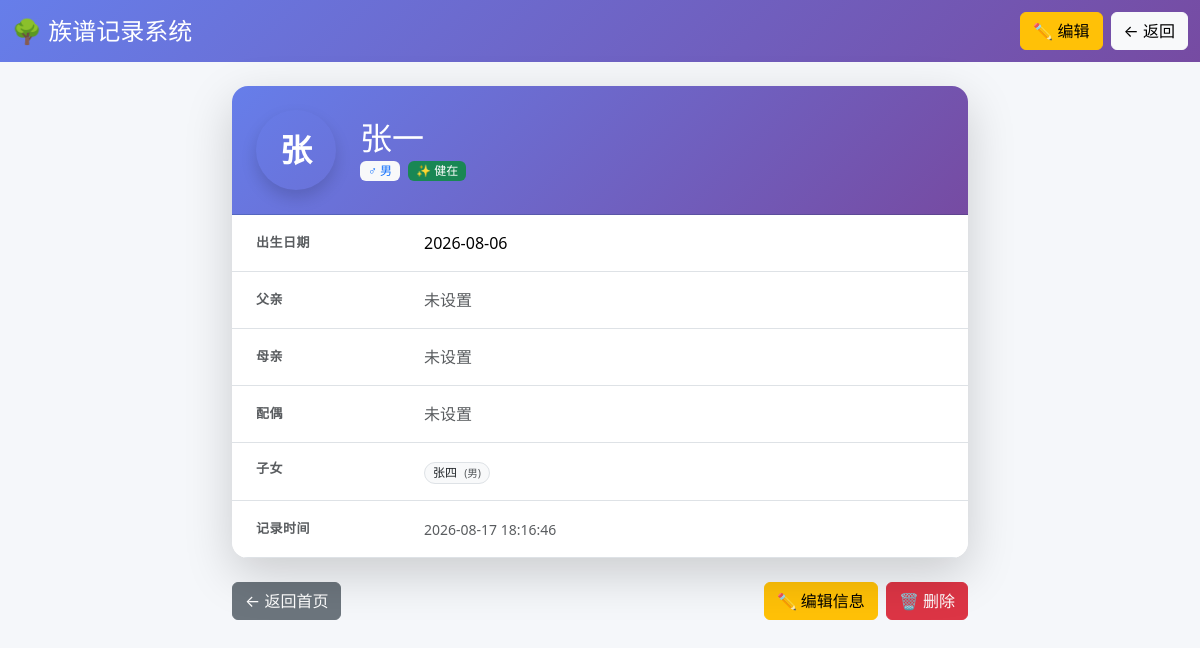
The page /member/view/1 on the database as committed earlier.
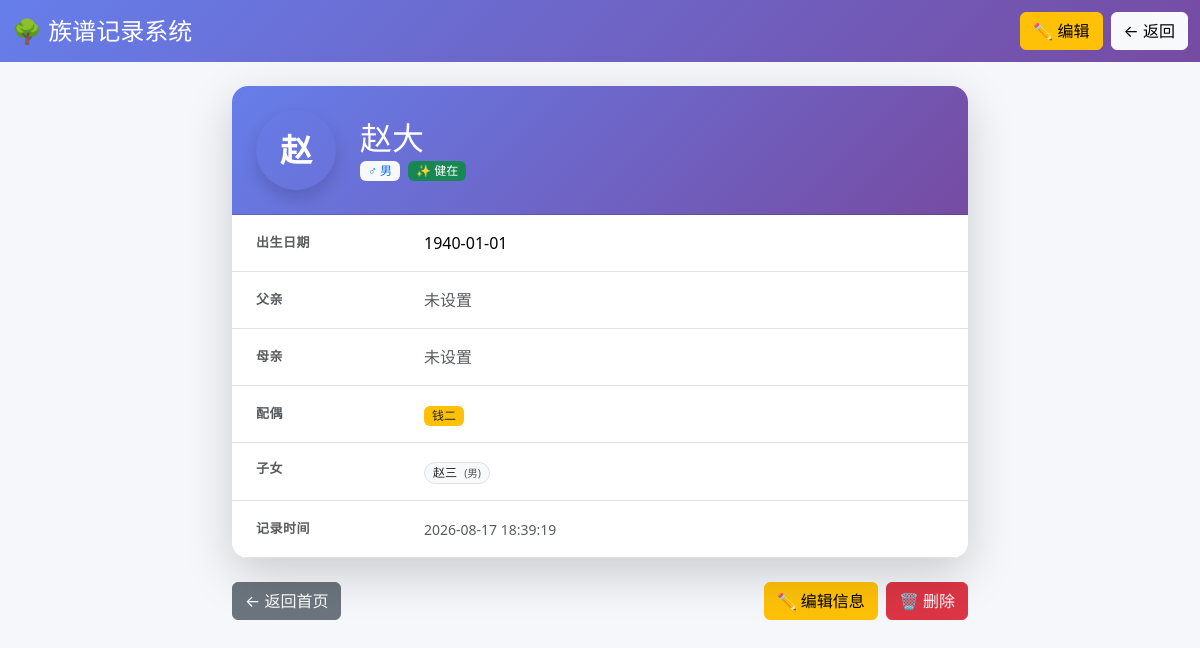
The same page on the database as committed later.
### tables this page shows
CREATE TABLE members (
            id INTEGER PRIMARY KEY AUTOINCREMENT,
            name TEXT NOT NULL,                       -- 姓名
            gender TEXT DEFAULT '未知',               -- 性别：男/女/未知
            birth_date TEXT,                          -- 出生日期
            death_date TEXT,                          -- 去世日期（健在则留空）
            is_alive INTEGER DEFAULT 1,               -- 是否健在：1健在/0已故
            father_id INTEGER,                        -- 父亲ID
            mother_id INTEGER,                        -- 母亲ID
            spouse_id INTEGER,                        -- 配偶ID
            note TEXT,                                -- 备注（生平、职业等）
            created_at TEXT,                          -- 创建时间
            FOREIGN KEY (father_id) REFERENCES members(id),
            FOREIGN KEY (mother_id) REFERENCES members(id),
            FOREIGN KEY (spouse_id) REFERENCES members(id)
        );

### app.py (the view)
@app.route("/member/view/<int:member_id>")
def view_member(member_id):
    member = get_member(member_id)
    if member is None:
        flash("成员不存在", "error")
        return redirect(url_for("index"))
    member = format_member(member)
    db = get_db()
    father = (
        format_member(
            db.execute(
                "SELECT * FROM members WHERE id = ?", (member["father_id"],)
            ).fetchone()
        )
        if member["father_id"]
        else None
    )
    mother = (
        format_member(
            db.execute(
                "SELECT * FROM members WHERE id = ?", (member["mother_id"],)
            ).fetchone()
        )
        if member["mother_id"]
        else None
    )
    spouse = (
        format_member(
            db.execute(
                "SELECT * FROM members WHERE id = ?", (member["spouse_id"],)
            ).fetchone()
        )
        if member["spouse_id"]
        else None
    )
    children = [format_member(c) for c in get_children(member_id)]
    return render_template(
        "member_detail.html",
        member=member,
        father=father,
        mother=mother,
        spouse=spouse,
        children=children,
    )

### app.py (called while the page is built)
def get_db():
    if "db" not in g:
        g.db = sqlite3.connect(DB_PATH)
        g.db.row_factory = sqlite3.Row  # 让查询结果支持通过列名访问
        g.db.execute(
            """
            CREATE TABLE IF NOT EXISTS members (
                id INTEGER PRIMARY KEY AUTOINCREMENT,
                name TEXT NOT NULL,
                gender TEXT DEFAULT '未知',
                birth_date TEXT,
                death_date TEXT,
                is_alive INTEGER DEFAULT 1,
                father_id INTEGER,
                mother_id INTEGER,
                spouse_id INTEGER,
                note TEXT,
                created_at TEXT,
                FOREIGN KEY (father_id) REFERENCES members(id),
                FOREIGN KEY (mother_id) REFERENCES members(id),
                FOREIGN KEY (spouse_id) REFERENCES members(id)
            )
        """
        )
        g.db.commit()
    return g.db

def get_member(member_id):
    db = get_db()
    return db.execute("SELECT * FROM members WHERE id = ?", (member_id,)).fetchone()

def get_children(member_id):
    db = get_db()
    return db.execute(
        "SELECT * FROM members WHERE father_id = ? OR mother_id = ? ORDER BY birth_date",
        (member_id, member_id),
    ).fetchall()

def format_member(row):
    if row is None:
        return None
    return {
        "id": row["id"],
        "name": row["name"],
        "gender": row["gender"],
        "birth_date": row["birth_date"] or "",
        "death_date": row["death_date"] or "",
        "is_alive": row["is_alive"],
        "father_id": row["father_id"],
        "mother_id": row["mother_id"],
        "spouse_id": row["spouse_id"],
        "note": row["note"] or "",
        "created_at": row["created_at"] or "",
    }

### templates/member_detail.html (shortened to what this page needs)
<!DOCTYPE html>
<html lang="zh-CN">
<head>
    <link href="https://cdn.jsdelivr.net/npm/bootstrap@5.3.2/dist/css/bootstrap.min.css" rel="stylesheet">
    <link rel="stylesheet" href="{{ url_for('static', filename='style.css') }}">
</head>
<body>
    <nav class="navbar navbar-expand-lg navbar-dark bg-gradient-primary">
        <div class="container-fluid">
            <a class="navbar-brand fs-4" href="{{ url_for('index') }}">
                🌳 族谱记录系统
            </a>
            <div class="ms-auto d-flex gap-2">
                <a href="{{ url_for('edit_member', member_id=member.id) }}" class="btn btn-warning">✏️ 编辑</a>
                <a href="{{ url_for('index') }}" class="btn btn-light">← 返回</a>
            </div>
        </div>
    </nav>
    <main class="container py-4">
        <div class="row justify-content-center">
            <div class="col-lg-8">
                <div class="card shadow-lg border-0 rounded-4 overflow-hidden">
                    <div class="card-header bg-gradient-primary text-white p-4">
                        <div class="d-flex align-items-center gap-4">
                            <div class="rounded-circle d-flex align-items-center justify-content-center text-white fw-bold shadow"
                                 style="width: 80px; height: 80px; font-size: 32px;
                                        background: linear-gradient(135deg, {{ '#3b82f6' if member.gender == '男' else '#ec4899' if member.gender == '女' else '#94a3b8' }});">
                                {{ member.name[:1] }}
                            </div>
                            <div>
                                <h2 class="mb-1">{{ member.name }}</h2>
                                <div class="d-flex gap-2 align-items-center">
                                    {% if member.gender == '男' %}
                                        <span class="badge bg-light text-primary">♂ 男</span>
                                    {% elif member.gender == '女' %}
                                        <span class="badge bg-light text-danger">♀ 女</span>
                                    {% else %}
                                        <span class="badge bg-light text-secondary">{{ member.gender }}</span>
                                    {% endif %}
                                    {% if member.is_alive %}
                                        <span class="badge bg-success">✨ 健在</span>
                                    {% else %}
                                        <span class="badge bg-secondary">🕊️ 已故</span>
                                    {% endif %}
                                </div>
                            </div>
                        </div>
                    </div>
                    <div class="card-body p-0">
                        <table class="table table-hover align-middle mb-0">
                            <tbody>
                                <tr>
                                    <th class="ps-4 py-3 text-muted w-25">出生日期</th>
                                    <td class="py-3">{{ member.birth_date or '—' }}</td>
                                </tr>
                                <tr>
                                    <th class="ps-4 py-3 text-muted">父亲</th>
                                    <td class="py-3">
                                        {% if father %}
                                            <a href="{{ url_for('view_member', member_id=father.id) }}" class="text-decoration-none">
                                                <span class="badge bg-primary">{{ father.name }}</span>
                                            </a>
                                        {% else %}
                                            <span class="text-muted">未设置</span>
                                        {% endif %}
                                    </td>
                                </tr>
                                <tr>
                                    <th class="ps-4 py-3 text-muted">母亲</th>
                                    <td class="py-3">
                                        {% if mother %}
                                            <a href="{{ url_for('view_member', member_id=mother.id) }}" class="text-decoration-none">
                                                <span class="badge bg-danger">{{ mother.name }}</span>
                                            </a>
                                        {% else %}
                                            <span class="text-muted">未设置</span>
                                        {% endif %}
                                    </td>
                                </tr>
                                <tr>
                                    <th class="ps-4 py-3 text-muted">配偶</th>
                                    <td class="py-3">
                                        {% if spouse %}
                                            <a href="{{ url_for('view_member', member_id=spouse.id) }}" class="text-decoration-none">
                                                <span class="badge bg-warning text-dark">{{ spouse.name }}</span>
                                            </a>
                                        {% else %}
                                            <span class="text-muted">未设置</span>
                                        {% endif %}
                                    </td>
                                </tr>
                                <tr>
                                    <th class="ps-4 py-3 text-muted align-top">子女</th>
                                    <td class="py-3">
                                        {% if children %}
                                            <div class="d-flex flex-wrap gap-2">
                                                {% for c in children %}
                                                    <a href="{{ url_for('view_member', member_id=c.id) }}" class="text-decoration-none">
                                                        <span class="badge rounded-pill bg-light text-dark border">
                                                            {{ c.name }}
                                                            <small class="text-muted ms-1">({{ c.gender }})</small>
                                                        </span>
                                                    </a>
                                                {% endfor %}
                                            </div>
                                        {% else %}
                                            <span class="text-muted">无</span>
                                        {% endif %}
                                    </td>
                                </tr>
                                <tr>
                                    <th class="ps-4 py-3 text-muted">记录时间</th>
                                    <td class="py-3 text-muted"><small>{{ member.created_at }}</small></td>
                                </tr>
                            </tbody>
                        </table>
                    </div>
                </div>
                <div class="d-flex justify-content-between mt-4">
                    <a href="{{ url_for('index') }}" class="btn btn-secondary">← 返回首页</a>
                    <div class="d-flex gap-2">
                        <a href="{{ url_for('edit_member', member_id=member.id) }}" class="btn btn-warning">✏️ 编辑信息</a>
                        <form action="{{ url_for('delete_member', member_id=member.id) }}" method="post"
                              onsubmit="return confirm('确定删除「{{ member.name }}」吗？此操作不可恢复。');">
                            <button type="submit" class="btn btn-danger">🗑️ 删除</button>
                        </form>
                    </div>
                </div>
            </div>
        </div>
    </main>
</body>
</html>

### static/style.css (style rules this page uses)
body { background-color: #f5f7fa; min-height: 100vh; display: flex; flex-direction: column; }
main { flex: 1; }
.bg-gradient-primary { background: linear-gradient(135deg, #667eea 0%, #764ba2 100%); }
.card { border: none; transition: box-shadow 0.3s ease; }
.table th { font-weight: 600; color: #374151; text-transform: uppercase; font-size: 13px; letter-spacing: 0.5px; }
.badge { font-weight: 500; padding: 4px 8px; font-size: 12px; }

Rows that differ between the two databases and show on the page:
removed members: name "张四", gender "男"
changed members (number 1 of 3 on the later page): name "张" → "赵"; name "张一" → "赵大"; birth_date "2026-08-06" → "1940-01-01"; created_at "2026-08-17 18:16:46" → "2026-08-17 18:39:19"
added members: name "钱二"
added members: name "赵三", gender "男"
Other text that changed with them:
text no longer shown: "未设置"
